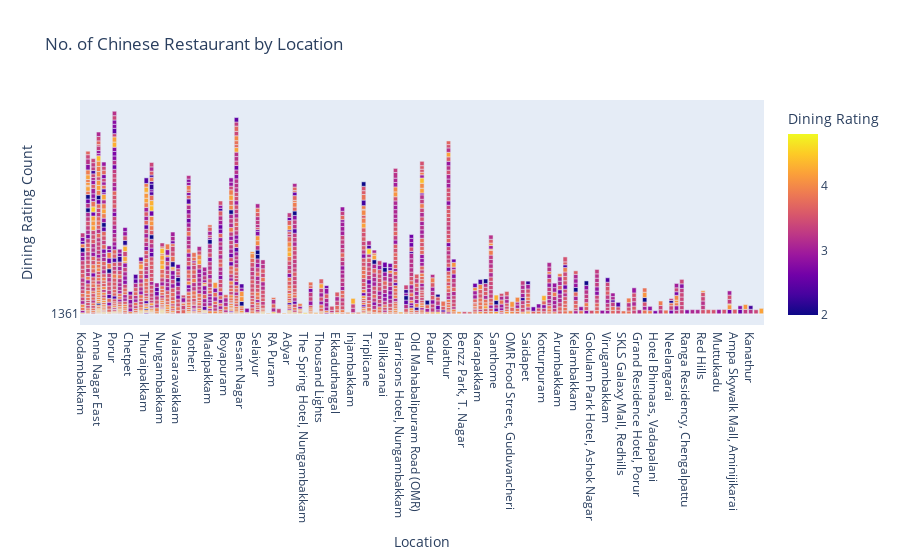

Notebook cell for this chart:
### Code cell
fig = px.bar(
    chinese_df, 
    x='Location', 
    y='Dining Rating Count', 
    color='Dining Rating', 
    title= 'No. of Chinese Restaurant by Location')
fig.show()

### Figure 1 — Plotly figure (JSON) as saved in the notebook; plotly's stock layout.template omitted (floating-point values rounded to 4 significant figures; data arrays with more than 128 entries replaced by an {"elided": "..."} marker saying what was removed)
{"data": [{"alignmentgroup": "True", "hovertemplate": "Location=%{x}<br>Dining Rating Count=%{y}<br>Dining Rating=%{marker.color}<extra></extra>", "legendgroup": "", "marker": {"color": {"elided": "1688 float values"}, "coloraxis": "coloraxis", "pattern": {"shape": ""}}, "name": "", "offsetgroup": "", "orientation": "v", "showlegend": false, "textposition": "auto", "type": "bar", "x": {"elided": "1688 str values"}, "xaxis": "x", "y": {"elided": "1688 str values"}, "yaxis": "y"}], "layout": {"autosize": true, "barmode": "relative", "coloraxis": {"colorbar": {"title": {"text": "Dining Rating"}}, "colorscale": [[0, "#0d0887"], [0.1111, "#46039f"], [0.2222, "#7201a8"], [0.3333, "#9c179e"], [0.4444, "#bd3786"], [0.5556, "#d8576b"], [0.6667, "#ed7953"], [0.7778, "#fb9f3a"], [0.8889, "#fdca26"], [1, "#f0f921"]]}, "legend": {"tracegroupgap": 0}, "title": {"text": "No. of Chinese Restaurant by Location"}, "xaxis": {"anchor": "y", "autorange": true, "domain": [0, 1], "range": [-0.5, 128.5], "title": {"text": "Location"}, "type": "category"}, "yaxis": {"anchor": "x", "autorange": true, "domain": [0, 1], "range": [-1067.0, 20280.0], "title": {"text": "Dining Rating Count"}, "type": "category"}}}
